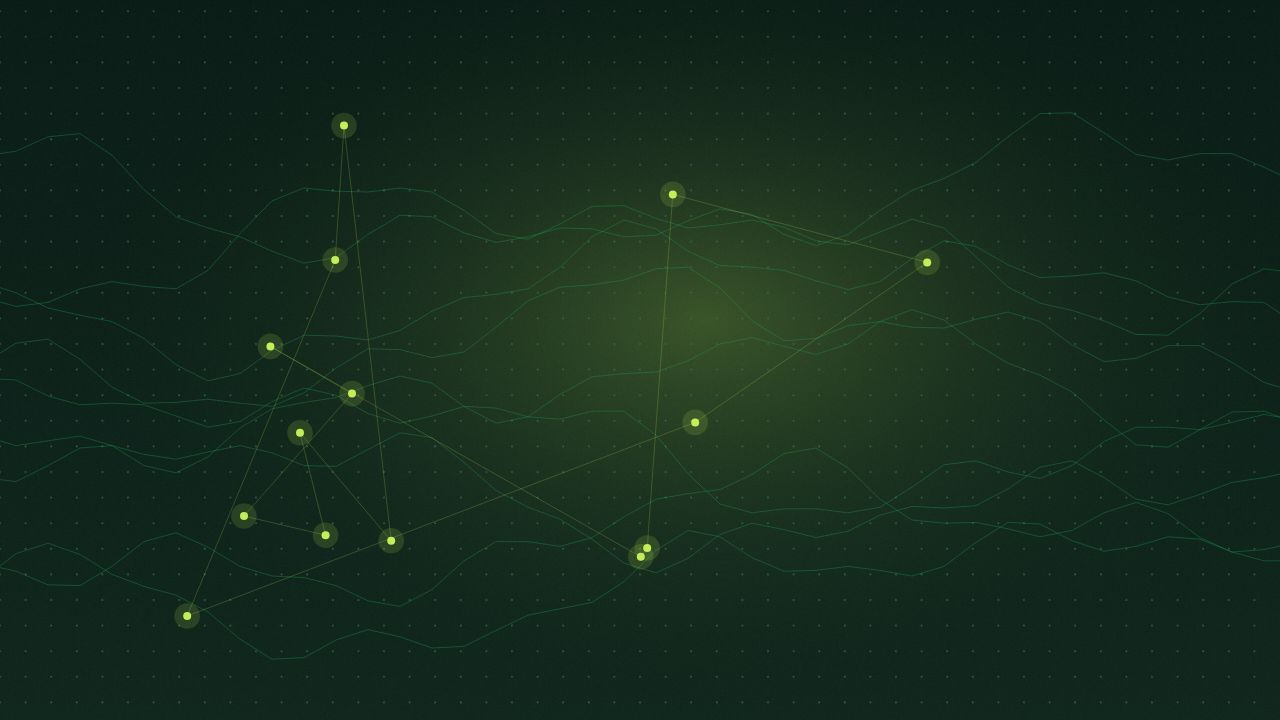
#> input picture green-spark-website/assets/img/illustrations/data-map-1280.jpg, 1280 x 720 px
$ python make-photo-sizes.py ../assets/img/illustrations/data-map-1280.jpg ../assets/img/illustrations/data-map-1920.jpg
#> lines starting #> are read from the running program, lines starting #| are printed output that depends on the picture
#!/usr/bin/env python3
"""Drop a real field photo into a photo slot.

Usage:  python3 tools/make-photo-sizes.py path/to/photo.jpg clean-cooking
Writes assets/img/photos/<slot>-480|960.jpg and .webp (4:3, centre crop).
Slots: clean-cooking rooftop-solar safe-water solar-irrigation rural-solar
       low-emission-rice ics-phase-1 ics-phase-2 ics-phase-3 monitoring
       stove-manufacturing nepal-scoping team
Needs Pillow:  pip install Pillow
"""
import sys, pathlib
from PIL import Image, ImageOps

src, slot = sys.argv[1], sys.argv[2]
out = pathlib.Path(__file__).resolve().parent.parent / "assets/img/photos"
im = ImageOps.exif_transpose(Image.open(src)).convert("RGB")
#> im is the input picture: PIL image 1280x720 RGB; mean R, G, B 21, 42.7, 29.2
im = ImageOps.fit(im, (1920, 1440), Image.LANCZOS, centering=(0.5, 0.5))
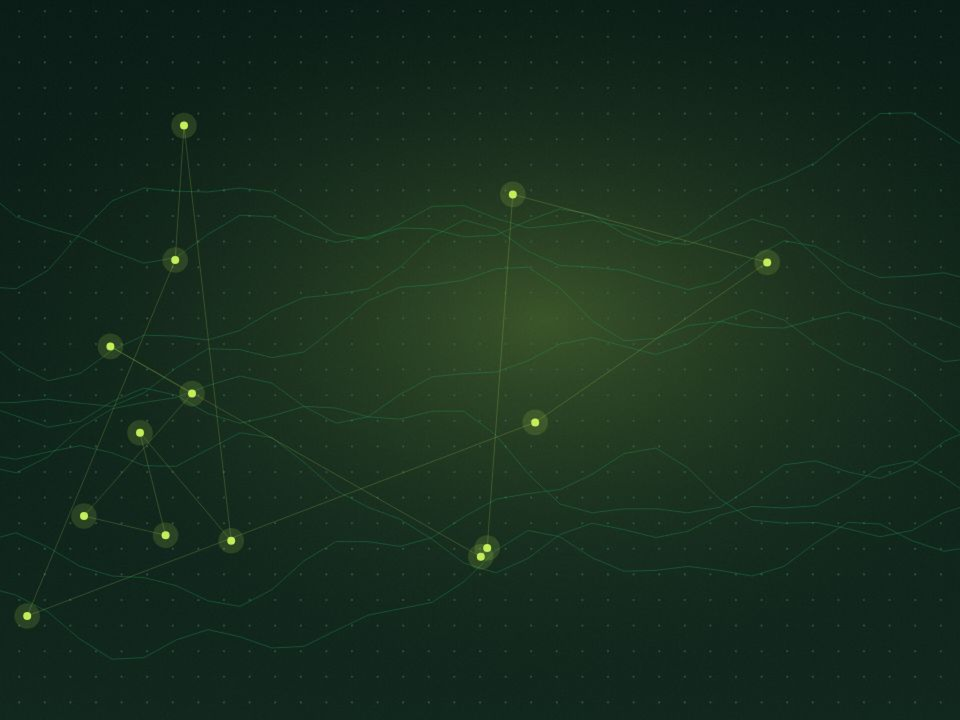
#> im: PIL image 1920x1440 RGB (shown at 1/2 size); mean R, G, B 23, 45.1, 29.9
for w in (960, 480):
    r = im.resize((w, w * 3 // 4), Image.LANCZOS)
    r.save(out / f"{slot}-{w}.jpg", quality=82, optimize=True, progressive=True)
    r.save(out / f"{slot}-{w}.webp", quality=80)
#> this loop made 2 passes
#> pass 1, `r = im.resize((w, w * 3 // 4), Image.LANCZOS)`:
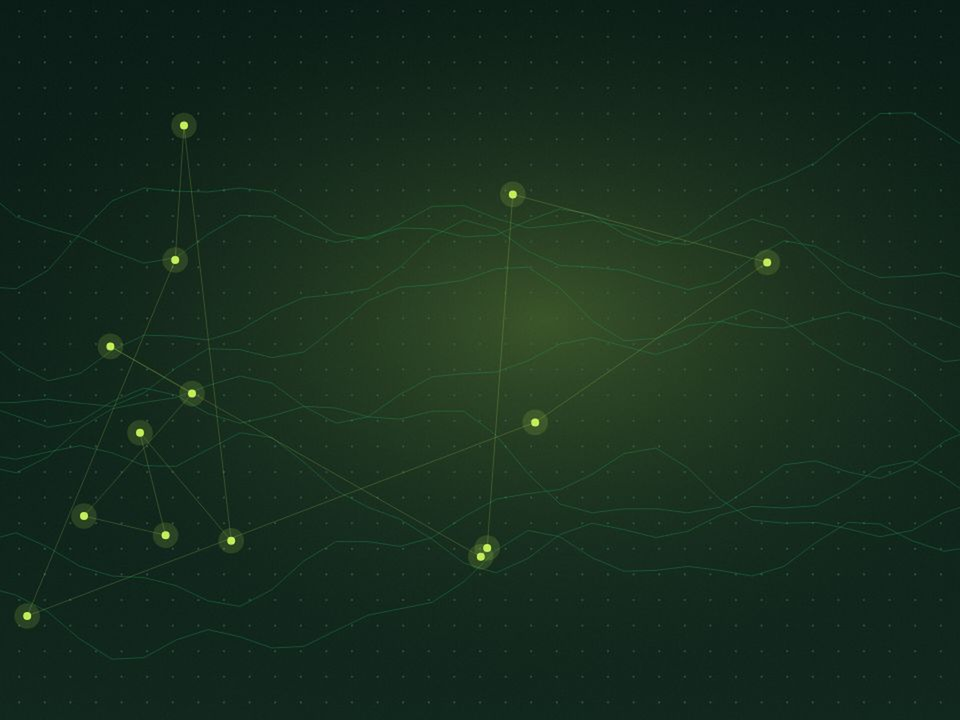
#> r: PIL image 960x720 RGB; mean R, G, B 23, 45.1, 29.9
print("Updated", slot)

$ run again, on green-spark-website/assets/img/illustrations/data-map-m.jpg
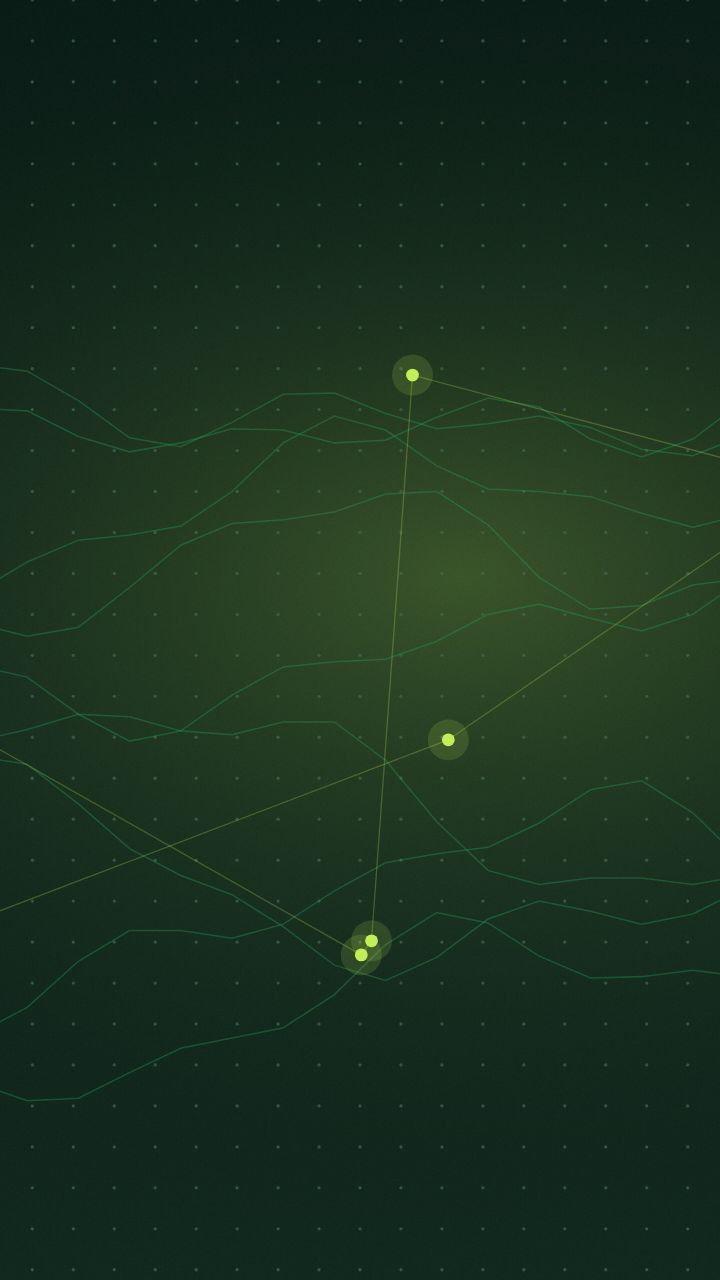
#> input picture green-spark-website/assets/img/illustrations/data-map-m.jpg, 720 x 1280 px
#> im is the input picture: PIL image 720x1280 RGB; mean R, G, B 26, 48.5, 31
#> `im = ImageOps.fit(im, (1920, 1440), Image.LANCZOS, centering=(0.5, 0.5))`:
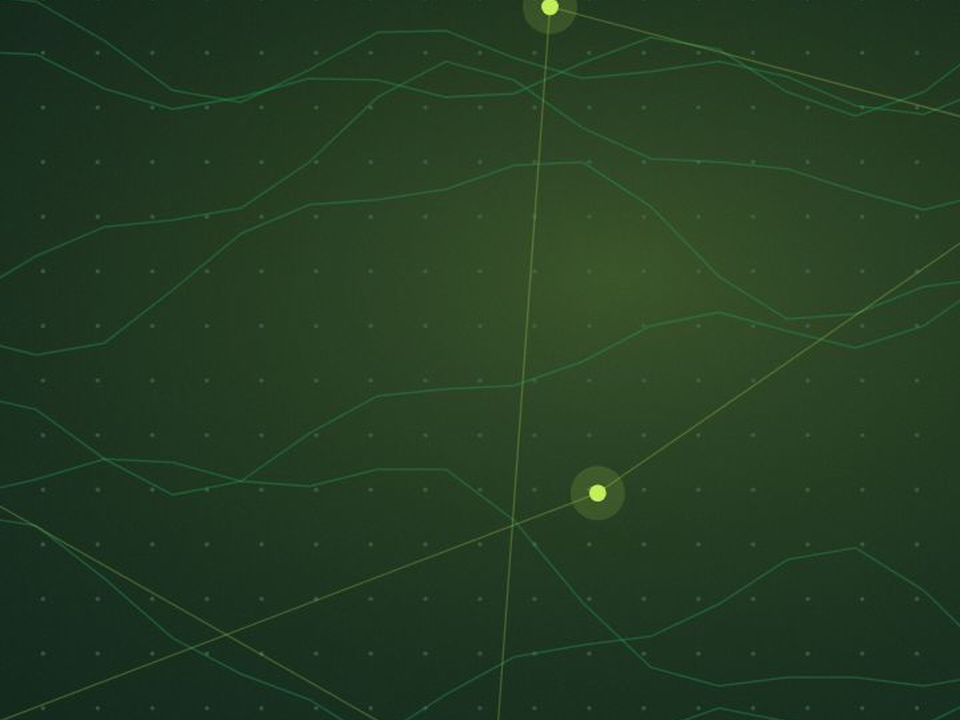
#> im: PIL image 1920x1440 RGB (shown at 1/2 size); mean R, G, B 36.1, 60.3, 34.8
#> the loop `for w in (960, 480):` made 2 passes
#> pass 1, `r = im.resize((w, w * 3 // 4), Image.LANCZOS)`:
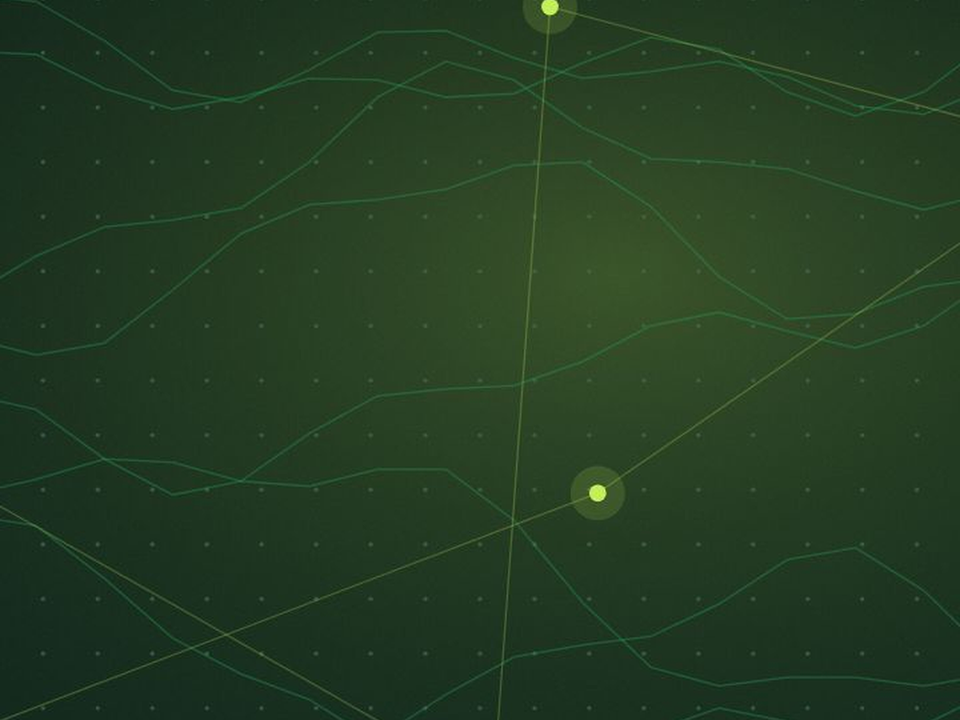
#> r: PIL image 960x720 RGB; mean R, G, B 36, 60.3, 34.7
